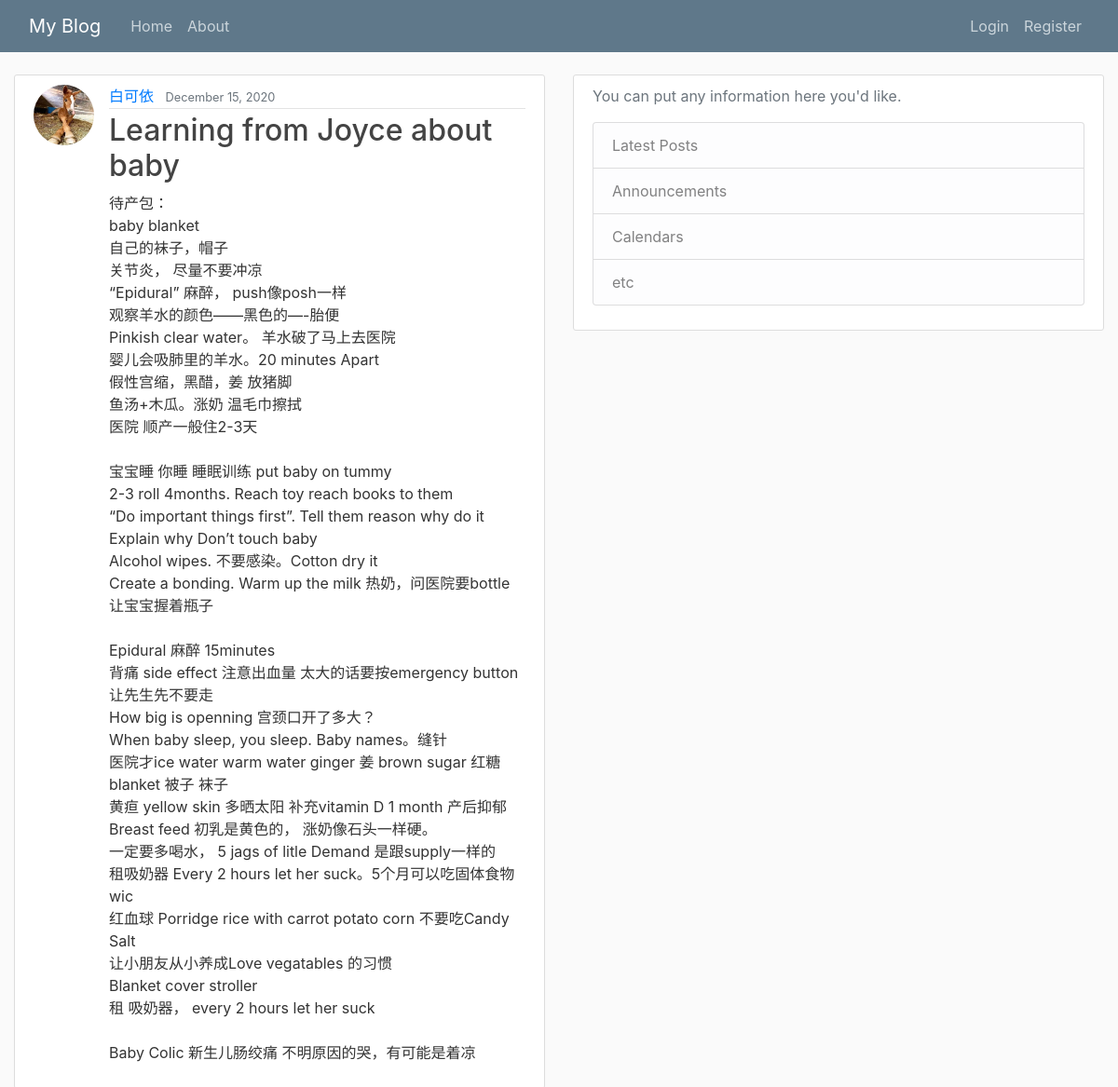
The app's page /post/24/ with its own data.
### blog/models.py (models this page shows, shortened)
class Post(models.Model):
    title = models.CharField(max_length=100)
    content = models.TextField()
    date_posted = models.DateTimeField(default=timezone.now)
    author = models.ForeignKey(User, on_delete=models.CASCADE)

### users/models.py (models this page shows, shortened)
class Profile(models.Model):
    user = models.OneToOneField(User, on_delete=models.CASCADE)
    image = models.ImageField(default='default.jpg', upload_to='profile_pics')

### blog/views.py (the view)
# urls.py: path('post/<int:pk>/', PostDetailView.as_view(), name='post-detail'),
class PostDetailView(DetailView):
    model = Post

### blog/templates/blog/post_detail.html (shortened to what this page needs)
{% extends "blog/base.html" %}
    {% block content %}
     <article class="media content-section">
         <img class="rounded-circle article-img" src="{{ object.author.profile.image.url }}">
          <div class="media-body">
            <div class="article-metadata">
              <a class="mr-2" href="{% url 'user-posts' object.author.username %}">{{ object.author }}</a>
              <small class="text-muted">{{ object.date_posted|date:"F d, Y" }}</small>
            </div>
            <h2 class="article-title">{{ object.title }}</h2>
            <p class="article-content">{{ object.content }}</p>
          </div>
        </article>
{% endblock %}

### blog/static/blog/main.css (style rules this page uses)
body { background: #fafafa; color: #333333; margin-top: 5rem; }
h1, h2, h3, h4, h5, h6 { color: #444444; }
.content-section { background: #ffffff; padding: 10px 20px; border: 1px solid #dddddd; border-radius: 3px; margin-bottom: 20px; }
.article-title { color: #444444; }
.article-content { white-space: pre-line; }
.article-img { height: 65px; width: 65px; margin-right: 16px; }
.article-metadata { padding-bottom: 1px; margin-bottom: 4px; border-bottom: 1px solid #e3e3e3 }

### records on screen
Post: author.profile.image (picture), author "白可依", date_posted "December 15, 2020", title "Learning from Joyce about baby", content "待产包： baby blanket 自己的袜子，帽子 关节炎， 尽量不要冲凉 “Epidural” 麻醉， push像posh一样 观察羊水的颜色——黑色的—-胎便 Pinkish clear water。 羊水破了马上去医院 婴儿会吸肺里的羊水。20 minutes Apart 假性宫缩，黑醋，姜 放猪脚 鱼汤+木瓜。涨奶 温毛巾擦拭 医院 顺产一般住2-3天 宝宝睡 你睡 睡眠训练 put baby on tummy 2-3 roll 4months. Reach toy reach books to them “Do important things first”. Tell them reason why do it Explain why Don’t touch baby Alcohol wipes. 不要感染。Cotton dry it Create a bonding. Warm up the milk 热奶，问医院要bottle 让宝宝握着瓶子 Epidural 麻醉 15minutes 背痛 side effect 注意出血量 太大的话要按emergency button 让先生先不要走 How big is openning 宫颈口开了多大？ When baby sleep, you sleep. Baby names。缝针 医院才ice water warm water ginger 姜 brown sugar 红糖 blanket 被子 袜子 黄疸 yellow skin 多晒太阳 补充vitamin D 1 month 产后抑郁 Breast…"
